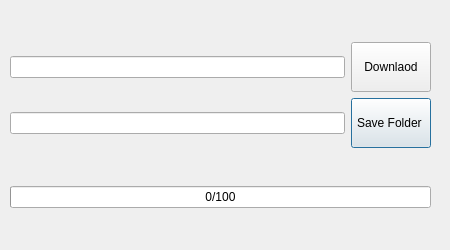
<?xml version="1.0" encoding="UTF-8"?>
<ui version="4.0">
 <class>Dialog</class>
 <widget class="QDialog" name="Dialog">
  <property name="geometry">
   <rect>
    <x>0</x>
    <y>0</y>
    <width>450</width>
    <height>250</height>
   </rect>
  </property>
  <property name="minimumSize">
   <size>
    <width>450</width>
    <height>250</height>
   </size>
  </property>
  <property name="contextMenuPolicy">
   <enum>Qt::PreventContextMenu</enum>
  </property>
  <property name="windowTitle">
   <string>Dialog</string>
  </property>
  <widget class="QWidget" name="verticalLayoutWidget">
   <property name="geometry">
    <rect>
     <x>10</x>
     <y>10</y>
     <width>421</width>
     <height>231</height>
    </rect>
   </property>
   <layout class="QVBoxLayout" name="verticalLayout">
    <item>
     <layout class="QGridLayout" name="gridLayout">
      <item row="1" column="1">
       <widget class="QPushButton" name="pushButton_2">
        <property name="sizePolicy">
         <sizepolicy hsizetype="Minimum" vsizetype="Minimum">
          <horstretch>0</horstretch>
          <verstretch>0</verstretch>
         </sizepolicy>
        </property>
        <property name="minimumSize">
         <size>
          <width>0</width>
          <height>50</height>
         </size>
        </property>
        <property name="inputMethodHints">
         <set>Qt::ImhNone</set>
        </property>
        <property name="text">
         <string>Save Folder </string>
        </property>
       </widget>
      </item>
      <item row="0" column="1">
       <widget class="QPushButton" name="pushButton">
        <property name="sizePolicy">
         <sizepolicy hsizetype="Minimum" vsizetype="Minimum">
          <horstretch>0</horstretch>
          <verstretch>0</verstretch>
         </sizepolicy>
        </property>
        <property name="minimumSize">
         <size>
          <width>0</width>
          <height>50</height>
         </size>
        </property>
        <property name="text">
         <string>Downlaod</string>
        </property>
       </widget>
      </item>
      <item row="1" column="0">
       <widget class="QLineEdit" name="lineEdit_2">
        <property name="text">
         <string/>
        </property>
       </widget>
      </item>
      <item row="0" column="0">
       <widget class="QLineEdit" name="lineEdit">
        <property name="text">
         <string/>
        </property>
       </widget>
      </item>
     </layout>
    </item>
    <item>
     <widget class="QProgressBar" name="progressBar">
      <property name="maximum">
       <number>100</number>
      </property>
      <property name="value">
       <number>0</number>
      </property>
      <property name="format">
       <string>%v/%m</string>
      </property>
     </widget>
    </item>
   </layout>
  </widget>
 </widget>
 <tabstops>
  <tabstop>lineEdit</tabstop>
  <tabstop>pushButton_2</tabstop>
  <tabstop>lineEdit_2</tabstop>
  <tabstop>pushButton</tabstop>
 </tabstops>
 <resources/>
 <connections/>
</ui>
